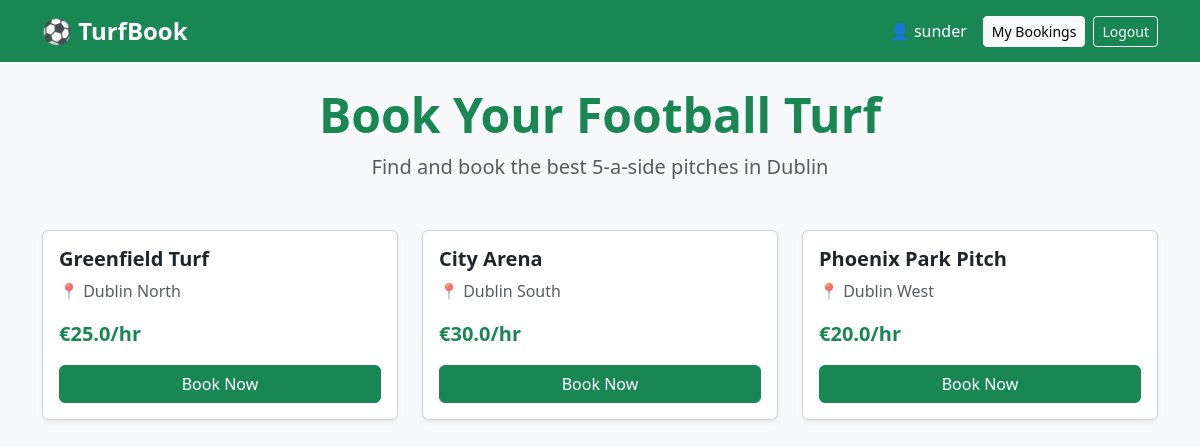
/ (signed in), run on the app's committed database.
### tables this page shows
CREATE TABLE turfs (
            id INTEGER PRIMARY KEY AUTOINCREMENT,
            name TEXT NOT NULL,
            location TEXT NOT NULL,
            price_per_hour REAL NOT NULL,
            available INTEGER DEFAULT 1
        );

### app.py (the view)
@app.route('/')
def index():
    db = get_db()
    turfs = db.execute("SELECT * FROM turfs WHERE available=1").fetchall()
    db.close()
    return render_template('index.html', turfs=turfs)

### database.py (called while the page is built)
def get_db():
    conn = sqlite3.connect('turf.db')
    conn.row_factory = sqlite3.Row
    return conn

### templates/index.html
{% extends 'base.html' %}
{% block content %}
<div class="text-center mb-5">
    <h1 class="display-5 fw-bold text-success">Book Your Football Turf</h1>
    <p class="lead text-muted">Find and book the best 5-a-side pitches in Dublin</p>
</div>
<div class="row">
{% for turf in turfs %}
<div class="col-md-4 mb-4">
    <div class="card shadow-sm h-100">
        <div class="card-body">
            <h5 class="card-title fw-bold">{{ turf.name }}</h5>
            <p class="text-muted">📍 {{ turf.location }}</p>
            <p class="fw-bold text-success fs-5">€{{ turf.price_per_hour }}/hr</p>
            <a href="/book/{{ turf.id }}" class="btn btn-success w-100">Book Now</a>
        </div>
    </div>
</div>
{% endfor %}
</div>
{% endblock %}

### data on the page
turfs: name "Greenfield Turf", location "Dublin North", price_per_hour "25.0"
turfs: name "City Arena", location "Dublin South", price_per_hour "30.0"
turfs: name "Phoenix Park Pitch", location "Dublin West", price_per_hour "20.0"

### other printed values
{{ session.username }} "sunder"
